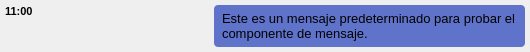
<?xml version="1.0" encoding="UTF-8"?>
<ui version="4.0">
 <class>Message</class>
 <widget class="QWidget" name="Message">
  <property name="geometry">
   <rect>
    <x>0</x>
    <y>0</y>
    <width>530</width>
    <height>52</height>
   </rect>
  </property>
  <property name="sizePolicy">
   <sizepolicy hsizetype="Preferred" vsizetype="Fixed">
    <horstretch>0</horstretch>
    <verstretch>0</verstretch>
   </sizepolicy>
  </property>
  <property name="font">
   <font>
    <italic>false</italic>
    <strikeout>false</strikeout>
   </font>
  </property>
  <property name="mouseTracking">
   <bool>true</bool>
  </property>
  <property name="windowTitle">
   <string>Form</string>
  </property>
  <property name="styleSheet">
   <string notr="true">:hover{
	
	background-color: rgb(218, 218, 218);
}</string>
  </property>
  <layout class="QHBoxLayout" name="horizontalLayout">
   <property name="spacing">
    <number>5</number>
   </property>
   <property name="leftMargin">
    <number>5</number>
   </property>
   <property name="topMargin">
    <number>5</number>
   </property>
   <property name="rightMargin">
    <number>5</number>
   </property>
   <property name="bottomMargin">
    <number>5</number>
   </property>
   <item alignment="Qt::AlignLeft|Qt::AlignTop">
    <widget class="QLabel" name="time_label">
     <property name="sizePolicy">
      <sizepolicy hsizetype="Fixed" vsizetype="Fixed">
       <horstretch>0</horstretch>
       <verstretch>0</verstretch>
      </sizepolicy>
     </property>
     <property name="font">
      <font>
       <family>Arial</family>
       <pointsize>8</pointsize>
       <weight>75</weight>
       <bold>true</bold>
       <stylestrategy>PreferAntialias</stylestrategy>
      </font>
     </property>
     <property name="styleSheet">
      <string notr="true"/>
     </property>
     <property name="text">
      <string>11:00</string>
     </property>
    </widget>
   </item>
   <item alignment="Qt::AlignRight">
    <widget class="QLabel" name="message_label">
     <property name="sizePolicy">
      <sizepolicy hsizetype="Minimum" vsizetype="Minimum">
       <horstretch>0</horstretch>
       <verstretch>0</verstretch>
      </sizepolicy>
     </property>
     <property name="font">
      <font>
       <family>Arial</family>
       <pointsize>10</pointsize>
       <weight>50</weight>
       <bold>false</bold>
      </font>
     </property>
     <property name="styleSheet">
      <string notr="true">QLabel {
    border: 2pxn;
	background: rgb(96, 115, 202);
    border-radius: 4px;
    padding: 5px;
}</string>
     </property>
     <property name="text">
      <string>Este es un mensaje predeterminado para probar el componente de mensaje.</string>
     </property>
     <property name="wordWrap">
      <bool>true</bool>
     </property>
    </widget>
   </item>
  </layout>
 </widget>
 <resources/>
 <connections/>
</ui>
